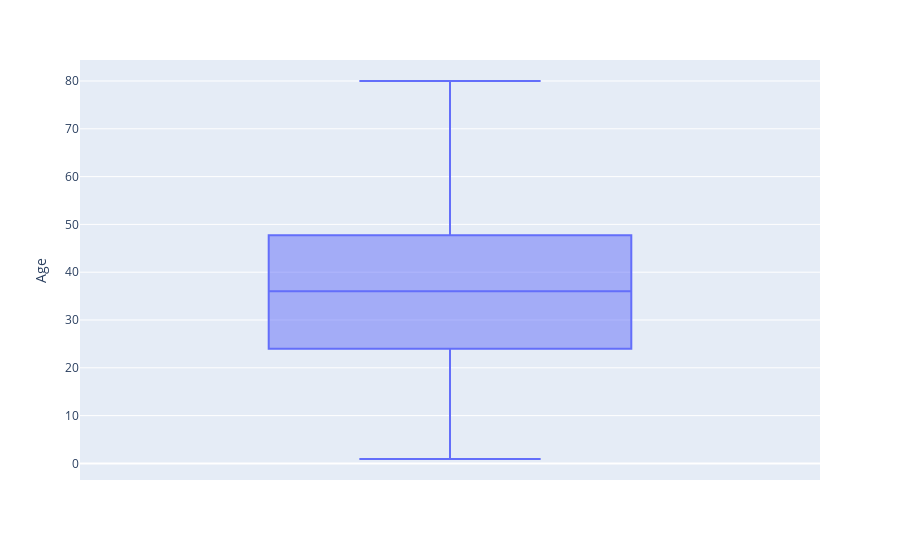

The notebook cell this image was saved under:
### Markdown cell above
#### Check and replace outliers

### Code cell
# check outliers in the age variable using a box plot

fig = px.box(titanic, y=titanic["Age"])
fig.show()

# The age series has no outliers

### Figure 1 — Plotly figure (JSON) as saved in the notebook; plotly's stock layout.template omitted (floating-point values rounded to 4 significant figures; data arrays with more than 128 entries replaced by an {"elided": "..."} marker saying what was removed)
{"data": [{"alignmentgroup": "True", "hovertemplate": "Age=%{y}<extra></extra>", "legendgroup": "", "marker": {"color": "#636efa"}, "name": "", "notched": false, "offsetgroup": "", "orientation": "v", "showlegend": false, "type": "box", "x0": " ", "xaxis": "x", "y": {"elided": "183 float values"}, "y0": " ", "yaxis": "y"}], "layout": {"boxmode": "group", "legend": {"tracegroupgap": 0}, "margin": {"t": 60}, "xaxis": {"anchor": "y", "domain": [0, 1]}, "yaxis": {"anchor": "x", "domain": [0, 1], "title": {"text": "Age"}}}}
